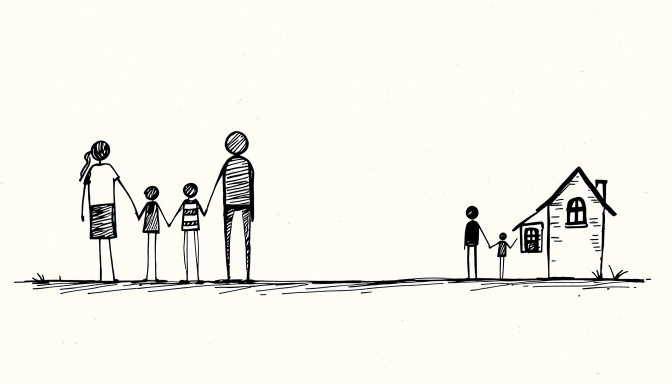
#> input picture the-line/generation/drafts/H01/H01_pro.jpg, 1344 x 768 px (shown at 1/2 size); its folder holds only this picture in this run
$ python curate.py
#> lines starting #> are read from the running program, lines starting #| are printed output that depends on the picture
#!/usr/bin/env python3
"""
Heuristic curation pass for Phase B drafts.

For each shot in generation/drafts/<SHOT_ID>/, checks every variant image for:
  - file validity (opens as an image, non-trivial size)
  - "grayscale-ish": average per-pixel saturation (max channel - min channel)
    should be low, since the style bible forbids color/red
  - blown-out or blank frames (near-uniform pixel value = broken/empty generation)

Picks the best-scoring variant per shot (lowest saturation + not blank) as a
starting recommendation. This is a heuristic pre-pass; final judgment calls
for borderline shots are recorded by hand in CURATION.md.
"""
import os
import statistics
from PIL import Image

REPO_ROOT = os.path.dirname(os.path.dirname(os.path.dirname(os.path.abspath(__file__))))
DRAFTS_DIR = os.path.join(REPO_ROOT, "generation", "drafts")

SAT_OK_THRESHOLD = 18.0     # mean channel-spread below this = acceptably grayscale-ish
STD_BLANK_THRESHOLD = 8.0   # pixel stddev below this = suspiciously flat/blank


def analyze(path):
    try:
        im = Image.open(path).convert("RGB")
#> im is the input picture: PIL image 1344x768 RGB; mean R, G, B 243.9, 241.4, 233.2
    except Exception as e:
        return {"ok": False, "error": str(e)}
    w, h = im.size
#> w = 1344; h = 768
    if w < 200 or h < 200:
        return {"ok": False, "error": f"tiny image {w}x{h}"}

    # downsample for speed
    small = im.resize((128, 72))
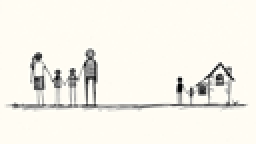
#> small: PIL image 128x72 RGB (shown 2 times larger); mean R, G, B 243.8, 241.3, 233.2
    pixels = list(small.getdata())
#> pixels = 9216 items, first 6: (254, 251, 243), (255, 252, 243), (255, 252, 243), (255, 252, 243), (255, 252, 243), (255, 252, 243)
    sats = []
    grays = []
    for r, g, b in pixels:
        sats.append(max(r, g, b) - min(r, g, b))
        grays.append((r + g + b) / 3)
#> this loop made 9216 passes
#> after the loop, grays = 9216 values, max 255 at index 3472, min 0 at index 5465, mean 239.4; sats = 9216 values, max 13 at index 256, min 0 at index 3374, mean 10.63
    mean_sat = sum(sats) / len(sats)
#> mean_sat = 10.63
    std_gray = statistics.pstdev(grays)
#> std_gray = 35.34
    # red-leak check: pixels where R is meaningfully higher than G and B
    red_pixels = sum(1 for r, g, b in pixels if r - max(g, b) > 25)
#> red_pixels = 0
    red_frac = red_pixels / len(pixels)
#> red_frac = 0

    return {
        "ok": True,
        "size": f"{w}x{h}",
        "mean_saturation": round(mean_sat, 2),
        "gray_stddev": round(std_gray, 2),
        "red_frac": round(red_frac, 4),
        "grayscale_ok": mean_sat < SAT_OK_THRESHOLD,
        "not_blank": std_gray > STD_BLANK_THRESHOLD,
        "no_red_leak": red_frac < 0.02,
    }


def main():
    shot_ids = sorted(os.listdir(DRAFTS_DIR))
    report = {}
    for shot_id in shot_ids:
        shot_dir = os.path.join(DRAFTS_DIR, shot_id)
        if not os.path.isdir(shot_dir):
            continue
        variants = sorted(f for f in os.listdir(shot_dir) if f.lower().endswith((".jpg", ".jpeg", ".png")))
        results = []
        for v in variants:
            path = os.path.join(shot_dir, v)
            r = analyze(path)
#> r = {'ok': True, 'size': '1344x768', 'mean_saturation': 10.63, 'gray_stddev': 35.34, 'red_frac': 0, 'grayscale_ok': True, 'not_blank': True, 'no_red_leak': True}
            r["file"] = v
            results.append(r)
        report[shot_id] = results
#> pass 2 of the loop in main, `for shot_id in shot_ids:`:
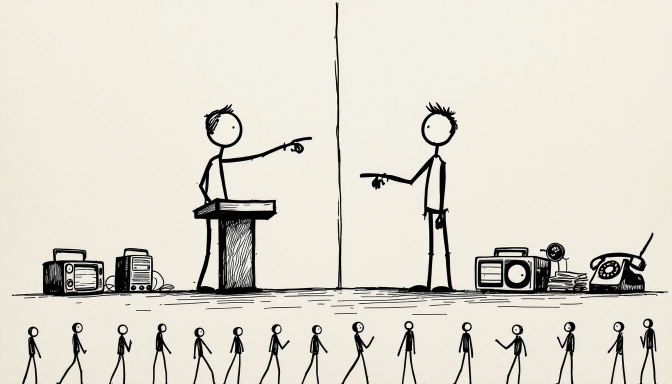
#> input picture the-line/generation/drafts/H02/H02_pro.jpg, 1344 x 768 px (shown at 1/2 size)
#> in analyze, im is the input picture: PIL image 1344x768 RGB; mean R, G, B 221.4, 218.2, 206.9
#> in analyze (call 2), `small = im.resize((128, 72))`:
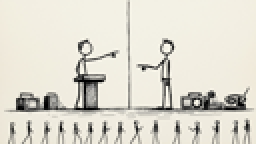
#> small: PIL image 128x72 RGB (shown 2 times larger); mean R, G, B 221.4, 218.3, 206.9
#> pixels = 9216 items, first 6: (240, 236, 222), (242, 237, 224), (241, 238, 224), (241, 238, 223), (241, 238, 223), (241, 238, 224)
#> the loop in analyze (call 2), `for r, g, b in pixels:` made 9216 passes
#> after the loop in analyze (call 2), `for r, g, b in pixels:`: grays = 9216 values, max 251.7 at index 3627, min 0 at index 5162, mean 215.5; sats = 9216 values, max 23 at index 4864, min 0 at index 2729, mean 14.48
#> mean_sat = 14.48
#> std_gray = 46.09
#> in main, `r = analyze(path)`: r = {'ok': True, 'size': '1344x768', 'mean_saturation': 14.48, 'gray_stddev': 46.09, 'red_frac': 0, 'grayscale_ok': True, 'not_blank': True, 'no_red_leak': True}

    for shot_id, results in report.items():
        print(f"\n== {shot_id} ==")
        best = None
        best_score = None
        for r in results:
            if not r.get("ok"):
                print(f"  {r['file']}: BROKEN ({r.get('error')})")
                continue
            pass_all = r["grayscale_ok"] and r["not_blank"] and r["no_red_leak"]
            score = r["mean_saturation"] + (0 if r["not_blank"] else 100) + (0 if r["no_red_leak"] else 100)
            print(f"  {r['file']}: size={r['size']} sat={r['mean_saturation']} "
                  f"gray_std={r['gray_stddev']} red_frac={r['red_frac']} "
                  f"{'PASS' if pass_all else 'FLAG'}")
            if best_score is None or score < best_score:
                best_score = score
                best = r
        if best:
            print(f"  --> recommended: {best['file']} (score {best_score:.2f})")
        else:
            print("  --> NO USABLE VARIANT (all broken)")
#> this loop made 2 passes
#> shot_id on passes 1 to 2: 'H01', 'H02'
#| == H01 ==
#|   H01_pro.jpg: size=1344x768 sat=10.63 gray_std=35.34 red_frac=0.0 PASS
#|   --> recommended: H01_pro.jpg (score 10.63)
#| == H02 ==
#|   H02_pro.jpg: size=1344x768 sat=14.48 gray_std=46.09 red_frac=0.0 PASS
#|   --> recommended: H02_pro.jpg (score 14.48)


if __name__ == "__main__":
    main()
